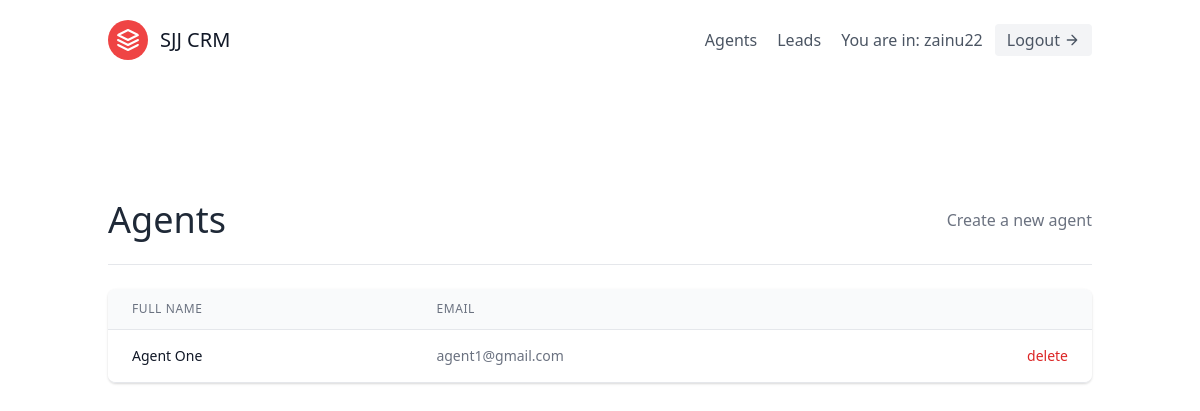
The app's page /agents/ (signed in) with its own data.
### leads/models.py (models this page shows, shortened)
class User(AbstractUser):
    is_organizer = models.BooleanField(default=True)
    is_agent = models.BooleanField(default=False)

class Agent(models.Model):
    user = models.OneToOneField(User, on_delete=models.CASCADE)
    organization = models.ForeignKey(
        UserProfile, on_delete=models.CASCADE)

### agents/views.py (the view)
# urls.py: path('', AgentListView.as_view(), name='agent_list'),
class AgentListView(OrganizerAndLoginRequiredMixin, generic.ListView):
    template_name = "agents/agent_list.html"
    def get_queryset(self):
        organization = self.request.user.userprofile
        return Agent.objects.filter(organization=organization)

### agents/mixins.py (called while the page is built)
    def dispatch(self, request, *args, **kwargs):
        if not request.user.is_authenticated or not request.user.is_organizer:
            return redirect("leads:lead_list")
        return super().dispatch(request, *args, **kwargs)

### agents/templates/agents/agent_list.html (shortened to what this page needs)
{% extends "base.html" %}
{% block content %}
    <section class="text-gray-700 body-font">
        <div class="container px-5 py-24 mx-auto flex flex-wrap">
            <div class="w-full mb-6 py-6 flex justify-between items-center border-b border-gray-200">
                <div>
                    <h1 class="text-4xl text-gray-800">Agents</h1>
                </div>
                <div>
                    <a class="text-gray-500 hover:text-red-500" href="{% url 'agents:agent_create' %}">Create a new agent</a>
                </div>
            </div>
            <div class="flex flex-col w-full">
                <div class="-my-2 overflow-x-auto sm:-mx-6 lg:-mx-8">
                <div class="py-2 align-middle inline-block min-w-full sm:px-6 lg:px-8">
                    <div class="shadow overflow-hidden border-b border-gray-200 sm:rounded-lg">
                    <table class="min-w-full divide-y divide-gray-200">
                        <thead class="bg-gray-50">
                            <tr>
                                <th scope="col" class="px-6 py-3 text-left text-xs font-medium text-gray-500 uppercase tracking-wider">
                                    Full Name
                                </th>
                                <th scope="col" class="px-6 py-3 text-left text-xs font-medium text-gray-500 uppercase tracking-wider">
                                Email
                                </th>
                                <th scope="col" class="relative px-6 py-3">
                                </th>
                            </tr>
                        </thead>
                        <tbody>
                            {% for agent in object_list %}
                                <tr class="bg-white">
                                    <td class="px-6 py-4 whitespace-nowrap text-sm font-medium text-gray-900">
                                        <a href="{% url 'agents:agent_detail' agent.id %}">
                                            {{ agent.user.first_name }} {{ agent.user.last_name }}
                                        </a>
                                    </td>
                                    <td class="px-6 py-4 whitespace-nowrap text-sm text-gray-500">
                                        {{ agent.user.email }}
                                    </td>
                                    <td class="px-6 py-4 whitespace-nowrap text-right text-sm font-medium">
                                        <a href="{% url 'agents:agent_delete' agent.pk %}" class="text-red-600 hover:text-red-900">
                                            delete
                                        </a>
                                    </td>
                                </tr>
                            {% endfor %}
                        </tbody>
                    </table>
                    </div>
                </div>
                </div>
            </div>
        </div>
      </section>
{% endblock content %}

### templates/components/navbar.html (shortened to what this page needs)
<header class="text-gray-600 body-font">
  <div
    class="
      container
      mx-auto
      flex flex-wrap
      p-5
      flex-col
      md:flex-row
      items-center
    "
  >
    <a
      href="{% url 'landing' %}"
      class="
        flex
        title-font
        font-medium
        items-center
        text-gray-900
        mb-4
        md:mb-0
      "
    >
      <svg
        xmlns="http://www.w3.org/2000/svg"
        fill="none"
        stroke="currentColor"
        stroke-linecap="round"
        stroke-linejoin="round"
        stroke-width="2"
        class="w-10 h-10 text-white p-2 bg-red-500 rounded-full"
        viewBox="0 0 24 24"
      >
        <path
          d="M12 2L2 7l10 5 10-5-10-5zM2 17l10 5 10-5M2 12l10 5 10-5"
        ></path>
      </svg>
      <span class="ml-3 text-xl">SJJ CRM</span>
    </a>
    <nav
      class="md:ml-auto flex flex-wrap items-center text-base justify-center"
    >
      {% if not request.user.is_authenticated %}
        <a href="{% url 'signup' %}" class="mr-5 hover:text-gray-900">Signup</a>
      {% else  %}
        {% if request.user.is_organizer  %}
        <a href="{% url 'agents:agent_list' %}" class="mr-5 hover:text-gray-900">Agents</a>
        {% endif %}
        <a href="{% url 'leads:lead_list' %}" class="mr-5 hover:text-gray-900">Leads</a>
      {% endif %}
    </nav>
    {% if request.user.is_authenticated %} You are in: {{request.user.username}}
    <a
      href="{% url 'logout' %} "
      class="
        ml-3
        inline-flex
        items-center
        bg-gray-100
        border-0
        py-1
        px-3
        focus:outline-none
        hover:bg-gray-200
        rounded
        text-base
        mt-4
        md:mt-0
      "
      >Logout
      <svg
        fill="none"
        stroke="currentColor"
        stroke-linecap="round"
        stroke-linejoin="round"
        stroke-width="2"
        class="w-4 h-4 ml-1"
        viewBox="0 0 24 24"
      >
        <path d="M5 12h14M12 5l7 7-7 7"></path>
      </svg>
      {% endif %}
    </a>
  </div>
</header>

### records on screen
User: user.username "zainu22"
Agent: user.first_name "Agent", user.last_name "One", user.email "agent1@gmail.com"
